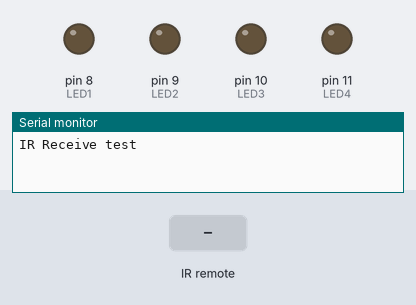
A sketch run on a simulated Arduino Uno, built with avr-gcc and run on an emulated ATmega328P. Shown: output pins drawn as LEDs (lit = HIGH), the last lines printed to the serial monitor. The inputs (shaded band) are chosen by the test bench.

Above: at 1.7 s.
1.8 s: infrared code 0x0C received
At 2.3 s:
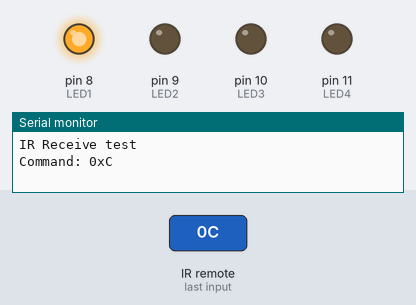
3.3 s: infrared code 0x5E received
At 4.5 s:
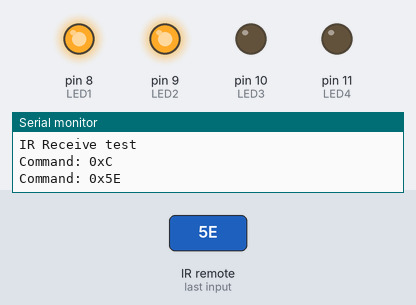
4.8 s: infrared code 0x18 received
At 5.8 s:
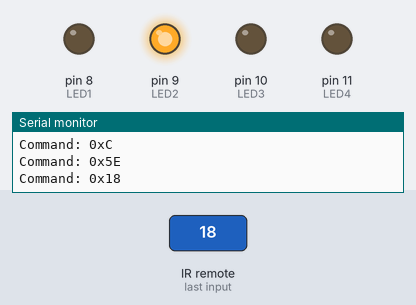
6.3 s: infrared code 0x1C received
At 6.9 s:
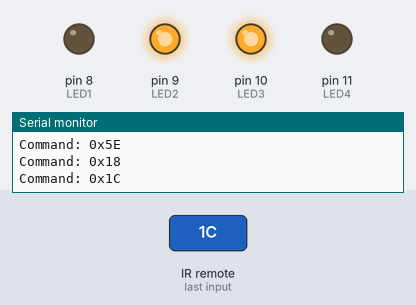
7.8 s: infrared code 0x08 received
At 9.0 s:
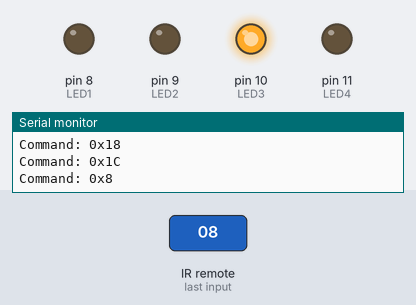
9.3 s: infrared code 0x42 received
At 10.4 s:
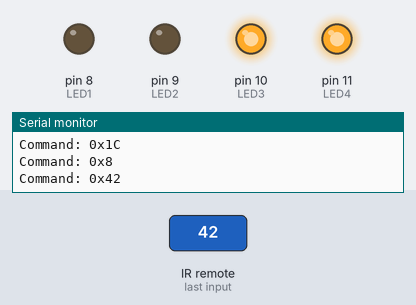
Timing chart, 0 to 11.8 s (numbered marks = the images above; inputs shaded):
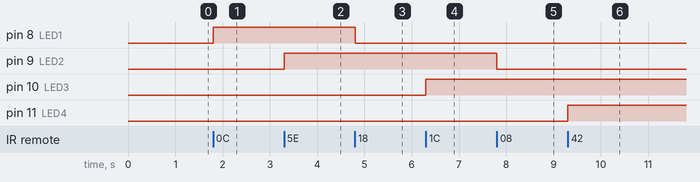

Measured:
- after the input at 1.8 s, pin 8 (LED1): LOW → HIGH at once
- after the input at 3.3 s, pin 9 (LED2): LOW → HIGH at once
- after the input at 4.8 s, pin 8 (LED1): HIGH → LOW at once
- after the input at 6.3 s, pin 10 (LED3): LOW → HIGH at once
- after the input at 7.8 s, pin 9 (LED2): HIGH → LOW at once
- after the input at 9.3 s, pin 11 (LED4): LOW → HIGH at once

The sketch:

IR_Remote_Control.ino
```cpp
#include <IRremote.h>

const byte IR_RECEIVE_PIN = 2;

const byte LED1 = 8;
const byte LED2 = 9;
const byte LED3 = 10;
const byte LED4 = 11;

void setup()
{
  Serial.begin(115200);
  delay(500);

  Serial.println("IR Receive test");

  IrReceiver.begin(IR_RECEIVE_PIN, ENABLE_LED_FEEDBACK);

  pinMode(LED1, OUTPUT);
  pinMode(LED2, OUTPUT);
  pinMode(LED3, OUTPUT);
  pinMode(LED4, OUTPUT);
}

void loop()
{
  if (IrReceiver.decode())
  {
    byte command = IrReceiver.decodedIRData.command;

    Serial.print("Command: 0x");
    Serial.println(command, HEX);

    switch (command)
    {
      case 0x0C:   // Button 1
        digitalWrite(LED1, HIGH);
        break;

      case 0x18:   // Button 2
        digitalWrite(LED1, LOW);
        break;

      case 0x5E:   // Button 3
        digitalWrite(LED2, HIGH);
        break;

      case 0x08:   // Button 4
        digitalWrite(LED2, LOW);
        break;

      case 0x1C:   // Button 5
        digitalWrite(LED3, HIGH);
        break;

      case 0x5A:   // Button 6
        digitalWrite(LED3, LOW);
        break;

      case 0x42:   // Button 7
        digitalWrite(LED4, HIGH);
        break;

      case 0x52:   // Button 8
        digitalWrite(LED4, LOW);
        break;
    }

    IrReceiver.resume();
  }
}
```
